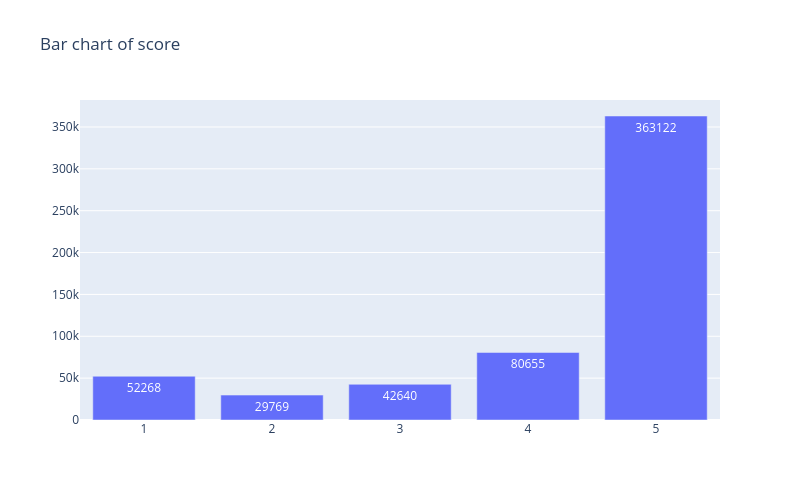

Notebook code cell kept with this figure:
### Markdown cell above
-------

## **1. First Interactive Plot: Rating Distribution**

A dashboard often starts with a simple overview of the target variable.

**Question B.** What is the distribution of review ratings (`Score`)?

Create a chart showing the **number of reviews for each rating**.

Requirements:

- x-axis: rating;
- y-axis: number of reviews;
- display the count on the bars;
- add a meaningful title;
- include a useful hover tooltip.

**Hint:** `px.bar()`, `.value_counts()`, `.reset_index()`, `text=`, `hover_data=`.

### Code cell
import plotly.graph_objects as go
from plotly.subplots import make_subplots

score_table = data['Score'].value_counts()

fig_score = go.Figure()

fig_score.add_trace(
    go.Bar(
        x=score_table.index,
        y=score_table.values,
        text=score_table.values,
        hovertemplate="Score count: %{y:}"
    )
)
fig_score.update_layout(
    title='Bar chart of score',
    width=800,
    height=500
)
fig_score.show()

### Figure 1 — Plotly figure (JSON) as saved in the notebook; plotly's stock layout.template omitted (floating-point values rounded to 4 significant figures)
{"data": [{"hovertemplate": "Score count: %{y:}", "text": [363100.0, 80660.0, 52270.0, 42640.0, 29770.0], "type": "bar", "x": [5, 4, 1, 3, 2], "y": [363122, 80655, 52268, 42640, 29769]}], "layout": {"height": 500, "title": {"text": "Bar chart of score"}, "width": 800}}
